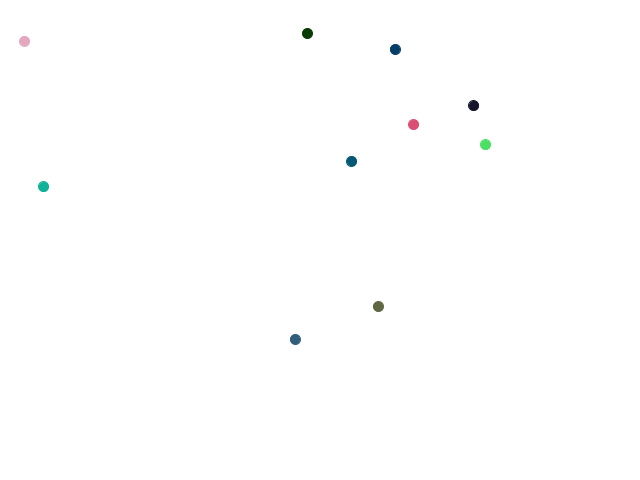
Frame 1 (no input)
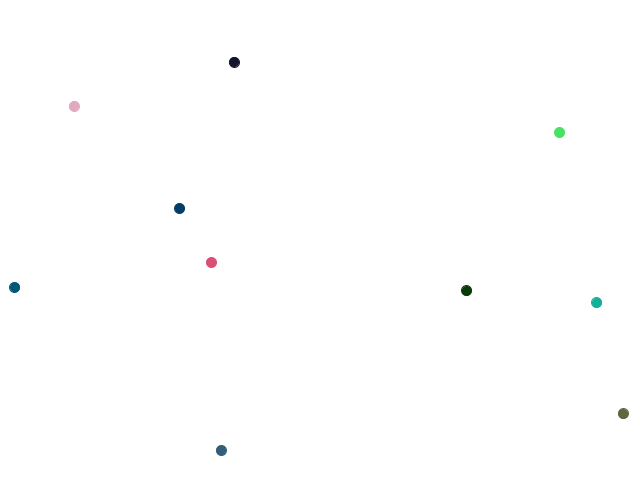
Frame 60 (the mouse pressed at the canvas centre just before this capture)
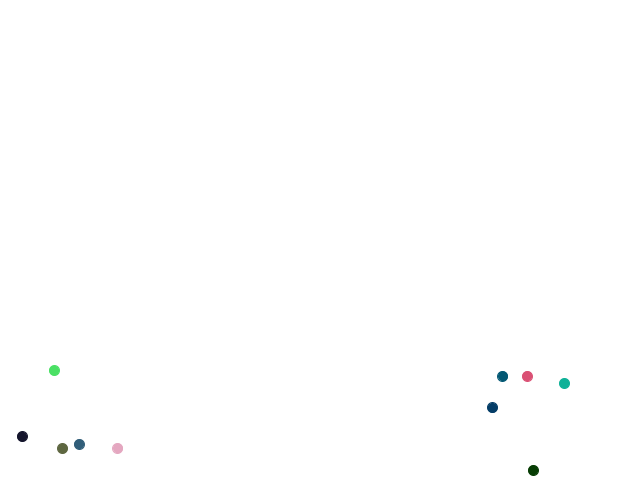
Frame 120 (the mouse held since frame 60 and released just before this capture)

The Processing sketch that drew these frames (run headless with seeded random() and noise(); from frame 60 on, the mouse is pressed at the canvas centre):

// Processing sketch: CTAssignment5_ExtraDel1
// ── CTAssignment5_ExtraDel1.pde
int nOfBalls = 10;
int maxSpeedX = 1000;
int minSpeedY = 50;
int maxSpeedY = 1000;

BouncyBall[] bB = new BouncyBall[nOfBalls];
PVector[] vPos = new PVector[nOfBalls];
PVector[] vVel = new PVector[nOfBalls];
PVector[] vColor = new PVector[nOfBalls];

void setup(){
  size(640, 480);

  frameRate(60);
  
  SetBallPosVelCol();
}

void draw(){
  background(255, 255, 255);
  
  for(int i = 0; i < nOfBalls; i++) {
    bB[i].UpdateBall();
  }
  
}

void SetBallPosVelCol() {
  for(int i = 0; i < nOfBalls; i++) {
    vPos[i] = new PVector(random(0, width), random(0, height));
    vVel[i] = new PVector(random(-maxSpeedX, maxSpeedX), random(100, maxSpeedY));
    vColor[i] = new PVector(random(0, 255), random(0, 255), random(0, 255));
    bB[i] = new BouncyBall(vPos[i], vVel[i], vColor[i]);
  }
}

// ── BouncyBall.pde
class BouncyBall{
  PVector vPos, vVel, vColor;
  float acceleration = 1000;
  
  float tpf;
  long currentTime;
  float time = 0;  

  BouncyBall(PVector Pos, PVector Vel, PVector Color) {
      vPos = Pos;
      vVel = Vel;
      vColor = Color;
    }
  
  void UpdateBall() {
    CountFrames();
    
    stroke(vColor.x, vColor.y, vColor.z);
    fill(vColor.x, vColor.y, vColor.z);
    ellipse(vPos.x, vPos.y, 10, 10);
    
    BallPosition();
    
    time = currentTime;
  }
  
  void CountFrames() {
    currentTime = millis();
    tpf = (currentTime - time) * 0.001f; 
  }
  
  void BallPosition() {
    vPos.y = vPos.y + (vVel.y * tpf);
    vVel.y += (acceleration * tpf);
    vPos.x = vPos.x + (vVel.x * tpf);
  
    if(vPos.y > height) {
      vVel.y = -vVel.y;
      vVel.y = vVel.y * 0.7f;
      vPos.y = height - 1;
    }
    
    if(vPos.x > width || vPos.x < 0) {
      if (vPos.x > width) {
        vPos.x = 0 + 1;
      }
      else{
        vPos.x = width - 1;
      }
  
    }
  }
  
}
